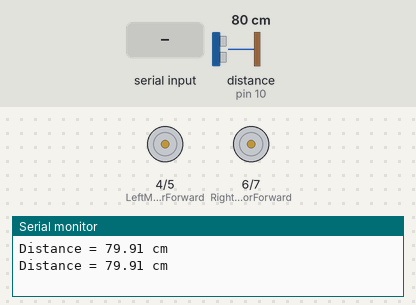
This sketch was run on a simulated Arduino Uno, built with avr-gcc and run on an emulated ATmega328P. Shown: motor-driver pin pairs drawn as motors (green arrow = first pin HIGH = forward, orange = second pin HIGH = backward, longer = more drive), the last lines printed to the serial monitor. Wiring (inferred from the names in the program): ultrasonic range finder: trigger pin 9; echo pin 10. The inputs (shaded band) are chosen by the test bench; at power-on: distance to the obstacle (sensor on pin 10) 80 cm. The echo pulse lasts 58.3 µs per cm.

Above: at 1.2 s.
1.3 s: "F" received over Serial
At 2.2 s:
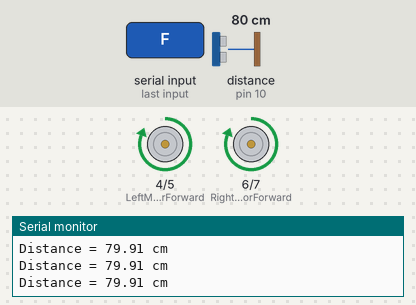
3.3 s: "B" received over Serial
At 4.2 s:
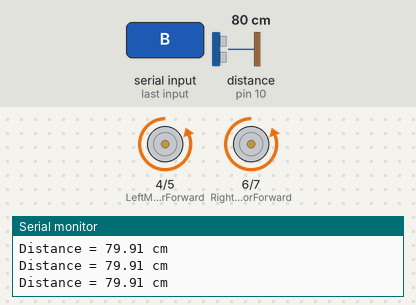
5.1 s: "L" received over Serial
At 6.2 s:
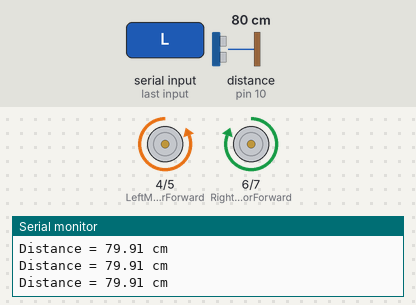
6.9 s: "R" received over Serial
At 8.2 s:
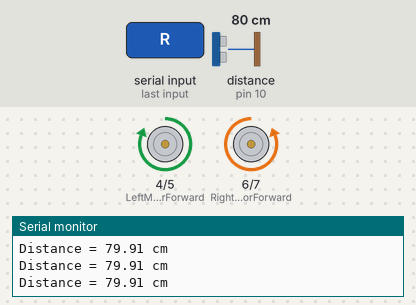
8.7 s: "S" received over Serial
At 10.2 s:
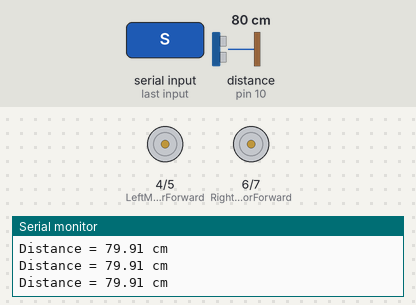
Timing chart, 0 to 11.5 s (numbered marks = the images above; inputs shaded):
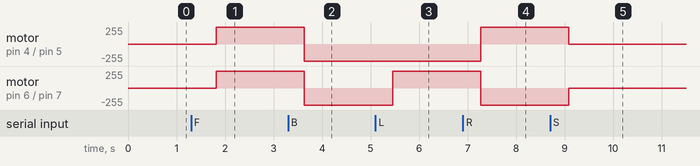

Measured:
- after the input at 1.3 s, motor on pin 4 (LeftMotorForward) / pin 5 (LeftMotorBackward), motor on pin 6 (RightMotorForward) / pin 7 (RightMotorBackward): stopped → forward 255/255 after 0.52 s
- after the input at 3.3 s, motor on pin 4 (LeftMotorForward) / pin 5 (LeftMotorBackward), motor on pin 6 (RightMotorForward) / pin 7 (RightMotorBackward): forward 255/255 → backward 255/255 after 0.33 s
- after the input at 5.1 s, motor on pin 6 (RightMotorForward) / pin 7 (RightMotorBackward): backward 255/255 → forward 255/255 after 0.35 s
- after the input at 6.9 s, motor on pin 4 (LeftMotorForward) / pin 5 (LeftMotorBackward): backward 255/255 → forward 255/255 after 0.37 s; motor on pin 6 (RightMotorForward) / pin 7 (RightMotorBackward): forward 255/255 → backward 255/255 after 0.37 s
- after the input at 8.7 s, motor on pin 4 (LeftMotorForward) / pin 5 (LeftMotorBackward): forward 255/255 → stopped after 0.39 s; motor on pin 6 (RightMotorForward) / pin 7 (RightMotorBackward): backward 255/255 → stopped after 0.39 s

The sketch:

code-for-arduino.ino
```cpp
const int LeftMotorForward = 4;
const int LeftMotorBackward = 5;
const int RightMotorForward = 6;
const int RightMotorBackward = 7;

#define trigPin 9
#define echoPin 10


void setup() {


  pinMode(trigPin, OUTPUT);
  pinMode(echoPin, INPUT);
  Serial.begin(9600);

  pinMode(RightMotorForward, OUTPUT);
  pinMode(LeftMotorForward, OUTPUT);
  pinMode(LeftMotorBackward, OUTPUT);
  pinMode(RightMotorBackward, OUTPUT);
}

void Stop()       // Stop Function for Motor Driver.
{
  digitalWrite(RightMotorForward, LOW);
  digitalWrite(RightMotorBackward, LOW);
  digitalWrite(LeftMotorForward, LOW);
  digitalWrite(LeftMotorBackward, LOW);
}

void Forward()    //  Forward Function for Motor Driver.
{
    digitalWrite(RightMotorForward, HIGH);
    digitalWrite(RightMotorBackward, LOW);
    digitalWrite(LeftMotorForward, HIGH);
    digitalWrite(LeftMotorBackward, LOW);
}

void Backward()   //  Backward Function for Motor Driver.
{
  digitalWrite(RightMotorForward, LOW);
  digitalWrite(RightMotorBackward, HIGH);

  digitalWrite(LeftMotorForward, LOW);
  digitalWrite(LeftMotorBackward, HIGH);
}

void Right()      // Right Function for Motor Driver.
{
  digitalWrite(RightMotorForward, LOW);
  digitalWrite(RightMotorBackward, HIGH);
  digitalWrite(LeftMotorForward, HIGH);
  digitalWrite(LeftMotorBackward, LOW);
}

void Left()       // Left Function for Motor Driver.
{
  digitalWrite(RightMotorForward, HIGH);
  digitalWrite(RightMotorBackward, LOW);
  digitalWrite(LeftMotorForward, LOW);
  digitalWrite(LeftMotorBackward, HIGH);
}
void loop() {

  while(Serial.available()>0){
    char command = Serial.read();

    if(command == 'F'){
      Forward();
    }
    if(command == 'B'){
      Backward();
    }
    if(command == 'L'){
      Left();
    }
    if(command == 'R'){
      Right();
    }
    if(command == 'S'){
      Stop();
    }
  }

  float Time, distance;
  digitalWrite(trigPin, LOW);
  delayMicroseconds(2);

  digitalWrite(trigPin, HIGH);
  delayMicroseconds(10);

  digitalWrite(trigPin, LOW);

  Time = pulseIn(echoPin, HIGH);
  distance = (Time / 2) * 0.0344;

  if (distance >= 400){
    Serial.print("Distance = ");
    Serial.println("Out of range");
  }
  else {
    Serial.print("Distance = ");
    Serial.print(distance);
    Serial.println(" cm");
    delay(500);
  }
delay(100);

if (distance <= 25)        //Algorithm
  {
    Stop();
  }

  // else
  // {
  //   Right();
  // }


}
```
